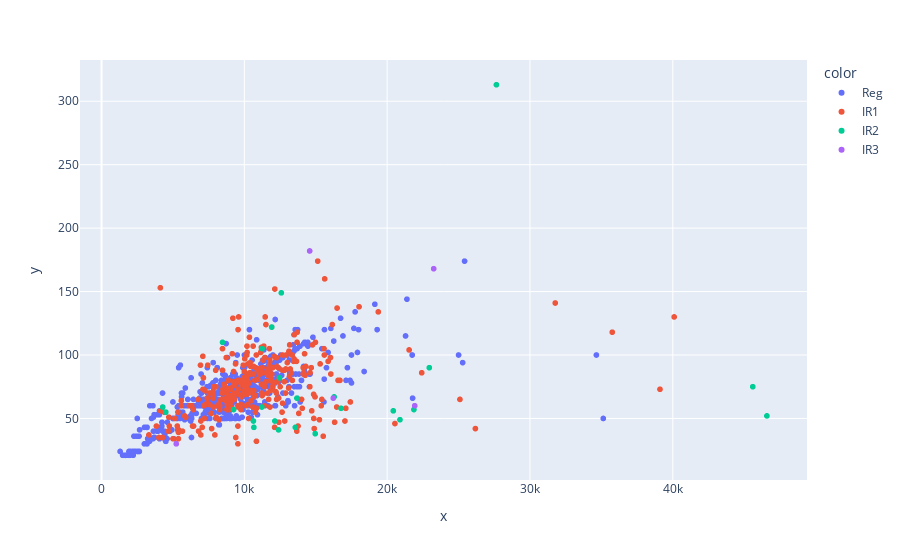

This figure's notebook cell:
### Markdown cell above
Relación entre los datos de la longitud frontal del lote, aréa total y forma del lote.

### Code cell
data_lot = data[(data['LotFrontage'].isnull() != True) &(data['LotArea'] < 50000)][['LotFrontage', 'LotArea','LotShape']]
#data_lot = data[data['LotFrontage'].isnull() != True][['LotFrontage', 'LotArea','LotShape']]
fig = px.scatter(x=data_lot['LotArea'], y=data_lot['LotFrontage'], color = data_lot['LotShape'])
#fig = px.scatter(x = data[data['LotFrontage'].isnull() == True]['LotArea'],y = [200.00 for i in range(0,259)] )
fig.show()
#data_null = data[(data['LotFrontage'].isnull() == True) &(data['LotArea'] > 50000)]
#data_null

### Figure 1 — Plotly figure (JSON) as saved in the notebook; plotly's stock layout.template omitted (floating-point values rounded to 4 significant figures; data arrays with more than 128 entries replaced by an {"elided": "..."} marker saying what was removed)
{"data": [{"hovertemplate": "color=Reg<br>x=%{x}<br>y=%{y}<extra></extra>", "legendgroup": "Reg", "marker": {"color": "#636efa", "symbol": "circle"}, "mode": "markers", "name": "Reg", "showlegend": true, "type": "scattergl", "x": {"elided": "851 int values"}, "xaxis": "x", "y": {"elided": "851 int values"}, "yaxis": "y"}, {"hovertemplate": "color=IR1<br>x=%{x}<br>y=%{y}<extra></extra>", "legendgroup": "IR1", "marker": {"color": "#EF553B", "symbol": "circle"}, "mode": "markers", "name": "IR1", "showlegend": true, "type": "scattergl", "x": {"elided": "315 int values"}, "xaxis": "x", "y": {"elided": "315 int values"}, "yaxis": "y"}, {"hovertemplate": "color=IR2<br>x=%{x}<br>y=%{y}<extra></extra>", "legendgroup": "IR2", "marker": {"color": "#00cc96", "symbol": "circle"}, "mode": "markers", "name": "IR2", "showlegend": true, "type": "scattergl", "x": [8472, 13682, 11911, 22950, 13568, 20431, 11249, 14963, 11228, 10667, 21872, 12464, 46589, 20896, 4500, 16770, 4282, 16285, 12137, 45600, 12589, 27650, 9245, 12393, 10635], "xaxis": "x", "y": [110, 66, 122, 90, 43, 56, 105, 38, 59, 43, 57, 82, 52, 49, 55, 58, 59, 67, 48, 75, 149, 313, 57, 41, 48], "yaxis": "y"}, {"hovertemplate": "color=IR3<br>x=%{x}<br>y=%{y}<extra></extra>", "legendgroup": "IR3", "marker": {"color": "#ab63fa", "symbol": "circle"}, "mode": "markers", "name": "IR3", "showlegend": true, "type": "scattergl", "x": [5232, 16226, 23257, 14572, 21930], "xaxis": "x", "y": [30, 66, 168, 182, 60], "yaxis": "y"}], "layout": {"autosize": true, "legend": {"title": {"text": "color"}, "tracegroupgap": 0}, "margin": {"t": 60}, "xaxis": {"anchor": "y", "autorange": true, "domain": [0, 1], "range": [-1472.0, 49360.0], "title": {"text": "x"}, "type": "linear"}, "yaxis": {"anchor": "x", "autorange": true, "domain": [0, 1], "range": [0.2965, 333.7], "title": {"text": "y"}, "type": "linear"}}}
